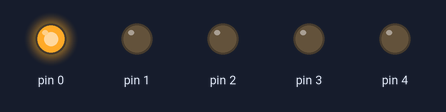
This sketch was run on a simulated Arduino Uno, built with avr-gcc and run on an emulated ATmega328P. Shown: output pins drawn as LEDs (lit = HIGH).

Above: at 0.1 s.
At 0.9 s:
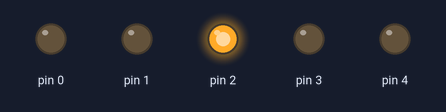
At 1.7 s:
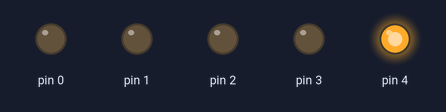
At 3.7 s:
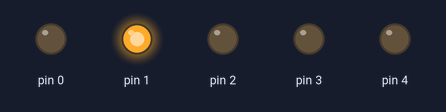
At 5.3 s:
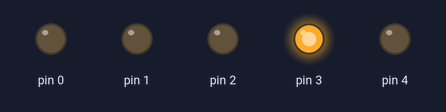
At 7.1 s:
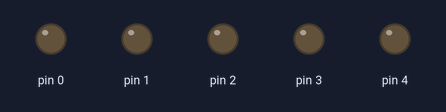
Timing chart, 0 to 7.4 s (numbered marks = the images above):
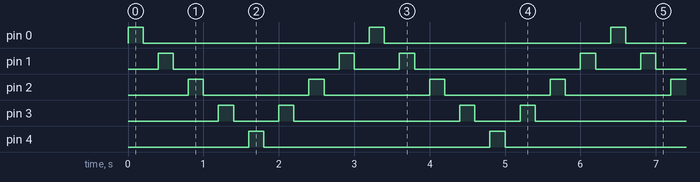

The sketch:

Arduino_with_5_LED_CODE.ino
```cpp
// C++ code
//
void setup()
{
  pinMode(0, OUTPUT);
  pinMode(1, OUTPUT);
  pinMode(2, OUTPUT);
  pinMode(3, OUTPUT);
  pinMode(4, OUTPUT);

}

void loop()
{
  digitalWrite(0, HIGH);
  delay(200); // Wait for 1000 millisecond(s)
  digitalWrite(0, LOW);
  delay(200); // Wait for 1000 millisecond(s)

  digitalWrite(1, HIGH);
  delay(200); // Wait for 1000 millisecond(s)
  digitalWrite(1, LOW);
  delay(200); // Wait for 1000 millisecond(s)

  digitalWrite(2, HIGH);
  delay(200);// Wait for 1000 millisecond(s)
  digitalWrite(2, LOW);
 delay(200); // Wait for 1000 millisecond(s)

    digitalWrite(3, HIGH);
  delay(200); // Wait for 1000 millisecond(s)
  digitalWrite(3, LOW);
  delay(200); // Wait for 1000 millisecond(s)


    digitalWrite(4, HIGH);
  delay(200); // Wait for 1000 millisecond(s)
  digitalWrite(4, LOW);
delay(200);

  digitalWrite(3, HIGH);
  delay(200); // Wait for 1000 millisecond(s)
  digitalWrite(3, LOW);
  delay(200); // Wait for 1000 millisecond(s)

  digitalWrite(2, HIGH);
  delay(200);// Wait for 1000 millisecond(s)
  digitalWrite(2, LOW);
 delay(200); // Wait for 1000 millisecond(s)

    digitalWrite(1, HIGH);
  delay(200); // Wait for 1000 millisecond(s)
  digitalWrite(1, LOW);
  delay(200); // Wait for 1000 millisecond(s)


}
```

Measured:
- by itself, pin 0, pin 4: alternates HIGH for 0.20 s and LOW for 3.0 s
- by itself, pin 1: repeats every 3.2 s: LOW 2.2 s, HIGH 0.20 s, LOW 0.60 s, HIGH 0.20 s
- by itself, pin 2: alternates HIGH for 0.20 s and LOW for 1.4 s
- by itself, pin 3: repeats every 3.2 s: LOW 0.60 s, HIGH 0.20 s, LOW 2.2 s, HIGH 0.20 s
